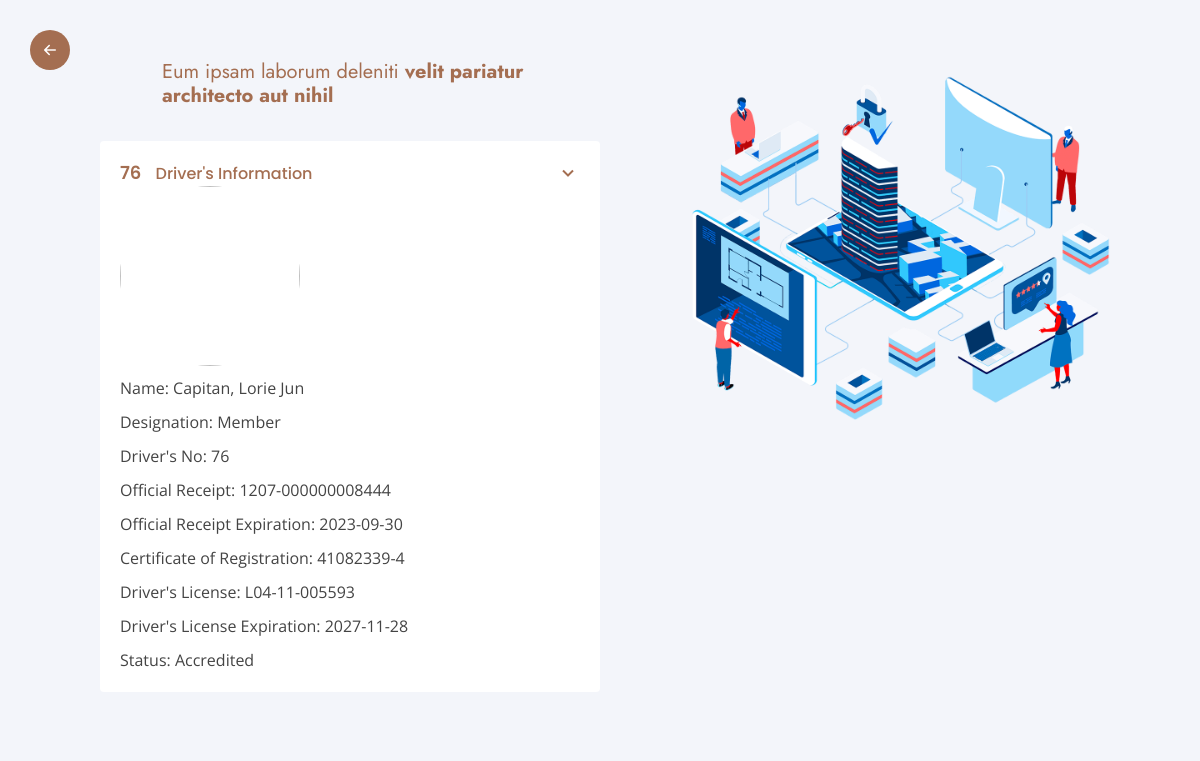
The page /driver/camera-platenumber.php?driverNumber=76 on the database its author committed.
### tables this page shows
CREATE TABLE IF NOT EXISTS registered_rider_profile (
	registered_rider_id int NOT NULL AUTO_INCREMENT,
    rider_id int NOT NULL,
    rider_no int NOT NULL,
    designation varchar(255) NOT NULL,
    date_of_membership varchar(255) DEFAULT NULL,
    official_reciept varchar(55) DEFAULT NULL,
    or_expiration_date varchar(10) DEFAULT NULL,
    certificate_of_registration varchar(255) DEFAULT NULL,
    drivers_license varchar(255) DEFAULT NULL,
    license_expiration_date varchar(10) DEFAULT NULL,
    plate_number varchar(255) DEFAULT NULL,
    contact_number varchar(11) DEFAULT NULL,
    img_url varchar(255) NOT NULL,
    PRIMARY KEY(registered_rider_id),
    FOREIGN KEY(rider_id) REFERENCES rider(rider_id) 
);

CREATE TABLE IF NOT EXISTS rider (
	rider_id int NOT NULL AUTO_INCREMENT,
    last_name varchar(255) NOT NULL,
    first_name varchar(255) NOT NULL,
    mid_name varchar(255) DEFAULT NULL,
    suffix varchar(255) DEFAULT NULL,
    address varchar(255) DEFAULT NULL,
    PRIMARY KEY(rider_id)
);

### driver/camera-platenumber.php (the view, shortened to what this page needs)
<?php
require './../include/header.php';
require './../conn.php';
if (filter_has_var(INPUT_GET, 'driverNumber')) {
    $clean_driver_number = filter_var($_GET['driverNumber'], FILTER_SANITIZE_NUMBER_INT);
    $driver_number = filter_var($clean_driver_number, FILTER_VALIDATE_INT);
}
$riderQuery = "SELECT * FROM rider, registered_rider_profile WHERE rider_no = :driverNumber AND rider.rider_id = registered_rider_profile.rider_id";
$riderStatement = $pdo->prepare($riderQuery);
$riderStatement->bindParam(":driverNumber", $driver_number);
$riderStatement->execute();
if ($riderStatement->rowCount() === 1) {
    $rider = $riderStatement->fetch(PDO::FETCH_ASSOC);
    $clean_rider_no = filter_var($rider['rider_no'], FILTER_SANITIZE_NUMBER_INT);
    $rider_no = filter_var($clean_rider_no, FILTER_VALIDATE_INT);
    $name = htmlspecialchars($rider['last_name'] . ', ' . $rider["first_name"] . ' ' . $rider['mid_name'] ?? ' ' . $rider['suffix']);
    $designation = htmlspecialchars($rider['designation']);
    $official_reciept = htmlspecialchars($rider['official_reciept']);
    $or_expiration_date = htmlspecialchars($rider['or_expiration_date']);
    $certificate_of_registration = htmlspecialchars($rider['certificate_of_registration']);
    $licenseNumber = htmlspecialchars($rider["drivers_license"]);
    $license_expiration_date = htmlspecialchars($rider['license_expiration_date']);
    $img_url = htmlspecialchars($rider['img_url']);
    $status = htmlspecialchars("Accredited");
}
?>
<section id="rider" class="rider section-bg">
    <div class="container-fluid" data-aos="fade-up">
        <div class="row justify-content-center">
            <div class="col-lg-6 d-flex flex-column justify-content-center align-items-stretch  order-2 order-lg-1  d-sm-flex align-items-sm-center justify-content-sm-center">
                <div class="content">
                    <h3>Eum ipsam laborum deleniti <strong>velit pariatur architecto aut nihil</strong></h3>
                </div>
                <div class="accordion-list">
                    <ul>
                        <li>
                            <a class="collapse"><span><?php echo $rider_no ?></span> Driver's Information <i class="bx bx-chevron-down icon-show"></i><i class="bx bx-chevron-down icon-close"></i></a>
                            <div class="collapse show d-flex flex-column">
                                <?php if ($img_url && file_exists("../assets/img/rider/$img_url")) : ?>
                                    <div class="pic align-self-center"><img src="../assets/img/rider/<?php echo $img_url ?>" class="img-fluid" alt=""></div>
                                <?php else : ?>
                                    <div class="pic"><img src="../assets/img/default-img.svg ?>" class="img-fluid" alt=""></div>
                                <?php endif; ?>
                                <p> Name: <?php echo $name ?></p>
                                <p>Designation: <?php echo $designation ?></p>
                                <p>Driver's No: <?php echo $rider_no ?></p>
                                <?php if ($official_reciept) : ?>
                                    <p>Official Receipt: <?php echo $official_reciept ?></p>
                                <?php endif ?>
                                <?php if ($or_expiration_date) : ?>
                                    <p>Official Receipt Expiration: <?php echo $or_expiration_date ?></p>
                                <?php endif ?>
                                <?php if ($certificate_of_registration) : ?>
                                    <p>Certificate of Registration: <?php echo $certificate_of_registration ?></p>
                                <?php endif ?>
                                <?php if ($licenseNumber) : ?>
                                    <p>Driver's License: <?php echo $licenseNumber ?></p>
                                <?php endif ?>
                                <?php if ($license_expiration_date) : ?>
                                    <p>Driver's License Expiration: <?php echo $license_expiration_date ?></p>
                                <?php endif ?>
                                <p>Status: <?php echo $status ?></p>
                            </div>
                        </li>
                    </ul>
                </div>
            </div>
            <div class="col-lg-5 align-items-center order-1 order-lg-2 img" style='background-image: url("./../assets/img/why-us.png");' data-aos="zoom-in" data-aos-delay="150">&nbsp;</div>
        </div>
    </div>
</section>
<?php require './../include/footer.php'; ?>

### assets/css/style.css (style rules this page uses)
body { font-family: "Open Sans", sans-serif; color: #444444; }
a { color: rgb(164, 110, 81); text-decoration: none; }
h1, h2, h3, h4, h5, h6 { font-family: "Jost", sans-serif; }
section { padding: 60px 0; overflow: hidden; }
.section-bg { background-color: #f3f5fa; }
.rider { width: 100%; display: flex; align-items: center; }
.rider .content { padding: 0px 100px 0px 100px; }
.rider .content h3 { font-weight: 400; font-size: 20px; color: rgb(164, 110, 81); }
.rider .accordion-list .pic { width: 180px; height: 180px; }
.rider .accordion-list .pic img { width: 100%; height: 100%; border-radius: 50%; object-fit: cover; object-position: center top; transition: ease-in-out 0.3s; }
.rider .img { background-size: contain; background-repeat: no-repeat; background-position: center top; }
.rider .accordion-list { padding: 25px 100px 25px 100px; }
.rider .accordion-list ul { padding: 0; list-style: none; }
.rider .accordion-list li { padding: 20px; background: #fff; border-radius: 4px; }
.rider .accordion-list a { display: block; position: relative; font-family: "Poppins", sans-serif; font-size: 16px; line-height: 24px; font-weight: 500; padding-right: 30px; outline: none; cursor: pointer; }
.rider .accordion-list span { color: rgb(164, 110, 81); font-weight: 600; font-size: 18px; padding-right: 10px; }
.rider .accordion-list i { font-size: 24px; position: absolute; right: 0; top: 0; }
.rider .accordion-list p { margin-bottom: 0; padding: 10px 0 0 0; }
@media (min-width: 1024px) { .accordion-list { width: 700px; } }

### rows shown on the page
registered_rider_profile: rider_no "76", rider.mid_name "Capitan, Lorie Jun", designation "Member", official_reciept "1207-000000008444", or_expiration_date "2023-09-30", certificate_of_registration "41082339-4", drivers_license "L04-11-005593", license_expiration_date "2027-11-28"

### other values the page prints
$status "Accredited"
